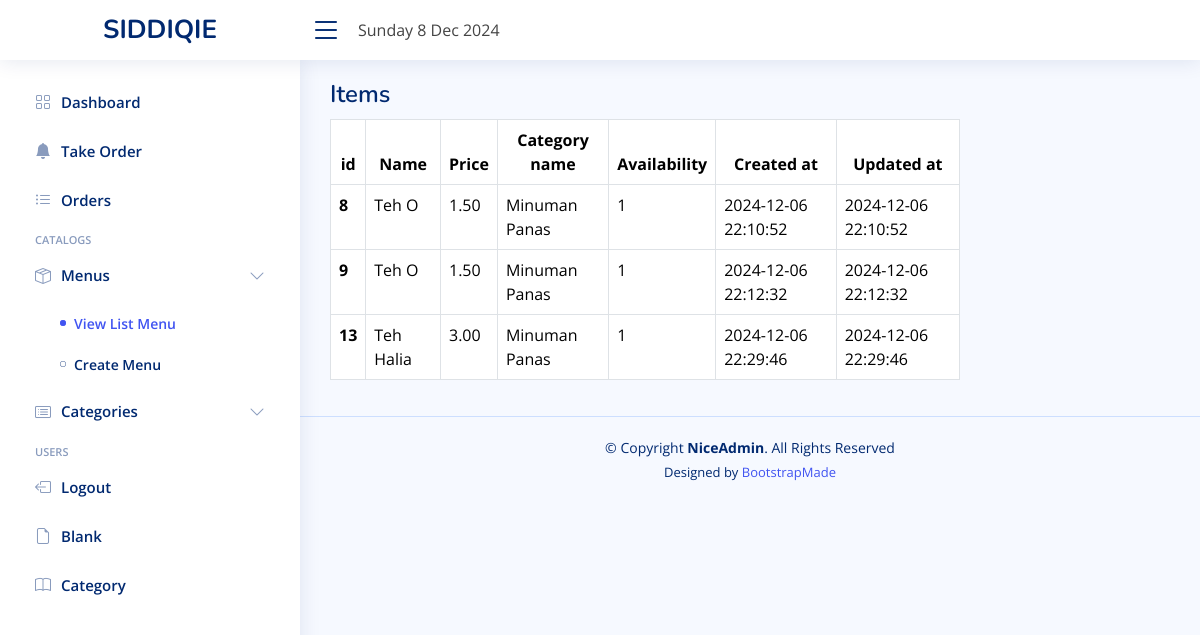
Page /view_menu.php on the committed database.
### tables this page shows
CREATE TABLE `menus` (
  `menus_id` int(11) NOT NULL,
  `name` varchar(100) NOT NULL,
  `price` decimal(10,2) NOT NULL,
  `category_id` int(11) NOT NULL,
  `availability` tinyint(1) DEFAULT 1,
  `created_at` timestamp NOT NULL DEFAULT current_timestamp(),
  `updated_at` timestamp NOT NULL DEFAULT current_timestamp() ON UPDATE current_timestamp()
);

CREATE TABLE `categories` (
  `category_id` int(11) NOT NULL,
  `name` varchar(50) NOT NULL,
  `description` text DEFAULT NULL,
  `created_at` timestamp NOT NULL DEFAULT current_timestamp()
);

### view_menu.php (the view, shortened to what this page needs)
<!DOCTYPE html>
<html lang="en">
<head>
    <link href="assets/vendor/bootstrap/css/bootstrap.min.css" rel="stylesheet">
    <link href="assets/vendor/bootstrap-icons/bootstrap-icons.css" rel="stylesheet">
    <link href="assets/vendor/boxicons/css/boxicons.min.css" rel="stylesheet">
    <link href="assets/vendor/quill/quill.snow.css" rel="stylesheet">
    <link href="assets/vendor/quill/quill.bubble.css" rel="stylesheet">
    <link href="assets/vendor/remixicon/remixicon.css" rel="stylesheet">
    <link href="assets/vendor/simple-datatables/style.css" rel="stylesheet">
    <link href="assets/css/style.css" rel="stylesheet">
</head>
<body>
    <header id="header" class="header fixed-top d-flex align-items-center">
        <div class="d-flex align-items-center justify-content-between">
            <a href="index.html" class="logo d-flex align-items-center">
                <span class="d-none d-lg-block mx-auto">SIDDIQIE</span>
            </a>
            <i class="bi bi-list toggle-sidebar-btn"></i>
        </div>
        <div class="main mt-3 ms-3">
            <p id="datetime"></p>
        </div>
    </header>
    <aside id="sidebar" class="sidebar">
        <ul class="sidebar-nav" id="sidebar-nav">
            <li class="nav-item">
                <a class="nav-link collapsed" href="index.html">
                    <i class="bi bi-grid"></i>
                    <span>Dashboard</span>
                </a>
            </li>
            <li class="nav-item">
                <a class="nav-link collapsed" href="index.html">
                    <i class="bi bi-bell-fill"></i>
                    <span>Take Order</span>
                </a>
            </li>
            <li class="nav-item">
                <a class="nav-link collapsed" href="index.html">
                    <i class="bi bi-list-ul"></i>
                    <span>Orders</span>
                </a>
            </li>
            <li class="nav-heading">Catalogs</li>
            <li class="nav-item">
                <a class="nav-link collapsed" data-bs-target="#components-nav" data-bs-toggle="collapse" href="#">
                    <i class="bi bi-box-seam"></i><span>Menus</span><i class="bi bi-chevron-down ms-auto"></i>
                </a>
                <ul id="components-nav" class="nav-content collapse show" data-bs-parent="#sidebar-nav">
                    <li>
                        <a href="view_menu.php" class="active">
                            <i class="bi bi-circle"></i><span>View List Menu</span>
                        </a>
                    </li>
                    <li>
                        <a href="menu.php">
                            <i class="bi bi-circle"></i><span>Create Menu</span>
                        </a>
                    </li>
                </ul>
            </li>
            <li class="nav-item">
                <a class="nav-link collapsed" data-bs-target="#forms-nav" data-bs-toggle="collapse" href="#">
                    <i class="bi bi-card-list"></i><span>Categories</span><i class="bi bi-chevron-down ms-auto"></i>
                </a>
            </li>
            <li class="nav-heading">Users</li>
            <li class="nav-item">
                <a class="nav-link collapsed" href="pages-login.html">
                    <i class="bi bi-box-arrow-left"></i>
                    <span>Logout</span>
                </a>
            </li>
            <li class="nav-item">
                <a class="nav-link collapsed" href="pages-blank.html">
                    <i class="bi bi-file-earmark"></i>
                    <span>Blank</span>
                </a>
            </li>
            <li class="nav-item">
                <a class="nav-link collapsed" href="category.php">
                    <i class="bi bi-book"></i>
                    <span>Category</span>
                </a>
            </li>
        </ul>
    </aside>
    <main id="main" class="main">
        <div class="pagetitle">
            <h1>Items</h1>
        </div>
        <?php
        global $dbc;
        $query = "SELECT
        menus.menus_id,
        menus.name,
        menus.price,
        categories.name AS category_name,
        menus.availability,
        menus.created_at,
        menus.updated_at
        FROM menus
        JOIN
        categories
        ON
        menus.category_id = categories.category_id;
        ";
        $result = @mysqli_query($dbc, $query);
        $num = @mysqli_num_rows($result);
        echo '<div class="col-lg-9">';
        if ($num > 0) {
            echo '<table class="table table-bordered"><thead><tr><th scope="col"><center>id</center></th><th scope="col"><center>Name</center></th><th scope="col"><center>Price</center></th><th scope="col"><center>Category name</center></th><th scope="col"><center>Availability</center></th><th scope="col"><center>Created at</center></th><th scope="col"><center>Updated at</center></th></tr></thead>';
            while ($row = @mysqli_fetch_array($result, MYSQLI_ASSOC)) {
                echo '<tbody><tr><th scope="row">' . $row['menus_id'] . '</th><td>' . $row['name'] . '</td><td>' . $row['price'] . '</td><td>' . $row['category_name'] . '</td><td>' . $row['availability'] . '</td><td>' . $row['created_at'] . '</td><td>' . $row['updated_at'] . '</td></tr>';
            }
        } else {
        }
        echo '</tbody>';
        echo '</table>';
        echo '</div>';
        ?>
    </main>
    <footer id="footer" class="footer">
        <div class="copyright">
            &copy; Copyright <strong><span>NiceAdmin</span></strong>. All Rights Reserved
        </div>
        <div class="credits">
            Designed by <a href="https://bootstrapmade.com/">BootstrapMade</a>
        </div>
    </footer>
</body>
</html>

### assets/css/style.css (style rules this page uses)
:root { scroll-behavior: smooth; }
body { font-family: "Open Sans", sans-serif; background: #f6f9ff; color: #444444; }
a { color: #4154f1; text-decoration: none; }
h1, h2, h3, h4, h5, h6 { font-family: "Nunito", sans-serif; }
#main { margin-top: 60px; padding: 20px 30px; transition: all 0.3s; }
.pagetitle { margin-bottom: 10px; }
.pagetitle h1 { font-size: 24px; margin-bottom: 0; font-weight: 600; color: #012970; }
.logo { line-height: 1; }
@media (min-width: 1200px) { .logo { width: 280px; } }
.logo span { font-size: 26px; font-weight: 700; color: #012970; font-family: "Nunito", sans-serif; }
.header { transition: all 0.5s; z-index: 997; height: 60px; box-shadow: 0px 2px 20px rgba(1, 41, 112, 0.1); background-color: #fff; padding-left: 20px; }
.header .toggle-sidebar-btn { font-size: 32px; padding-left: 10px; cursor: pointer; color: #012970; }
.sidebar { position: fixed; top: 60px; left: 0; bottom: 0; width: 300px; z-index: 996; transition: all 0.3s; padding: 20px; overflow-y: auto; scrollbar-width: thin; scrollbar-color: #aab7cf transparent; box-shadow: 0px 0px 20px rgba(1, 41, 112, 0.1); background-color: #fff; }
@media (min-width: 1200px) { #main, #footer { margin-left: 300px; } }
.sidebar-nav { padding: 0; margin: 0; list-style: none; }
.sidebar-nav li { padding: 0; margin: 0; list-style: none; }
.sidebar-nav .nav-item { margin-bottom: 5px; }
.sidebar-nav .nav-heading { font-size: 11px; text-transform: uppercase; color: #899bbd; font-weight: 600; margin: 10px 0 5px 15px; }
.sidebar-nav .nav-link { display: flex; align-items: center; font-size: 15px; font-weight: 600; color: #4154f1; transition: 0.3; background: #f6f9ff; padding: 10px 15px; border-radius: 4px; }
.sidebar-nav .nav-link i { font-size: 16px; margin-right: 10px; color: #4154f1; }
.sidebar-nav .nav-link.collapsed { color: #012970; background: #fff; }
.sidebar-nav .nav-link.collapsed i { color: #899bbd; }
.sidebar-nav .nav-link .bi-chevron-down { margin-right: 0; transition: transform 0.2s ease-in-out; }
.sidebar-nav .nav-content { padding: 5px 0 0 0; margin: 0; list-style: none; }
.sidebar-nav .nav-content a { display: flex; align-items: center; font-size: 14px; font-weight: 600; color: #012970; transition: 0.3; padding: 10px 0 10px 40px; transition: 0.3s; }
.sidebar-nav .nav-content a i { font-size: 6px; margin-right: 8px; line-height: 0; border-radius: 50%; }
.sidebar-nav .nav-content a:hover, .sidebar-nav .nav-content a.active { color: #4154f1; }
.sidebar-nav .nav-content a.active i { background-color: #4154f1; }
.footer { padding: 20px 0; font-size: 14px; transition: all 0.3s; border-top: 1px solid #cddfff; }
.footer .copyright { text-align: center; color: #012970; }
.footer .credits { padding-top: 5px; text-align: center; font-size: 13px; color: #012970; }

### rows in the picture
menus: menus_id "8", name "Teh O", price "1.50", category.name "Minuman Panas", availability "1", created_at "2024-12-06 22:10:52", updated_at "2024-12-06 22:10:52"
menus: menus_id "9", name "Teh O", price "1.50", category.name "Minuman Panas", availability "1", created_at "2024-12-06 22:12:32", updated_at "2024-12-06 22:12:32"
menus: menus_id "13", name "Teh Halia", price "3.00", category.name "Minuman Panas", availability "1", created_at "2024-12-06 22:29:46", updated_at "2024-12-06 22:29:46"
